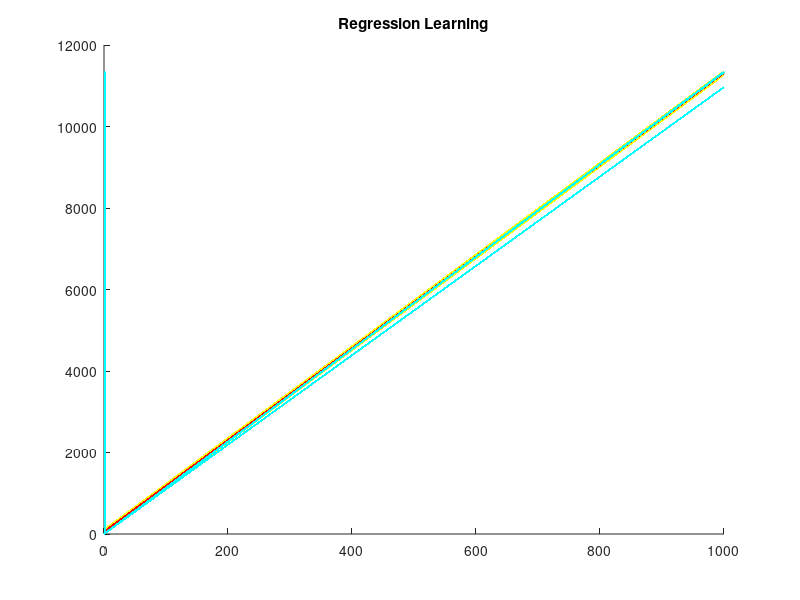

The MATLAB source for this figure:
data = csvread("train.csv");
data([1],:) = [];

x=data(:,[1]);
y=data(:,[2]);

x=[ones(length(x),1),x];

wd=inv(x'*x)*x'*y;
disp(sprintf("w_direct is: %i , %i", wd(1),wd(2)));

hold on;
title("Regression Learning")
plot(x(:,[2]),y,'y');
pause(2);
plot(x(:,[2]),x*wd,'r');
pause(2);


#train
w=rand(2,1);
n=1;eta=1e-8;
for i = 1:n,
   for j = 1:length(x),
        cx=x(j,:)';
        w-=eta*(w'*cx-y(j,:))*cx;
        if(mod(j,1000)==0),
          plot(x,x*w,'c');
          pause(0.1);
        end,
   end,
end,

print -dpdf "q1_.pdf";
close;

disp(sprintf("w_train is: %i , %i", w(1),w(2)));

test=csvread("test.csv");
test([1],:) = [];

xt=data(:,[1]);
yt=data(:,[2]);

xt=[ones(length(xt),1),xt];

cs1=sqrt(mean((xt*wd-yt).^2))
cs2=sqrt(mean((xt*w-yt).^2));

disp(sprintf("error: direct %i, iteration %i",cs1,cs2));
